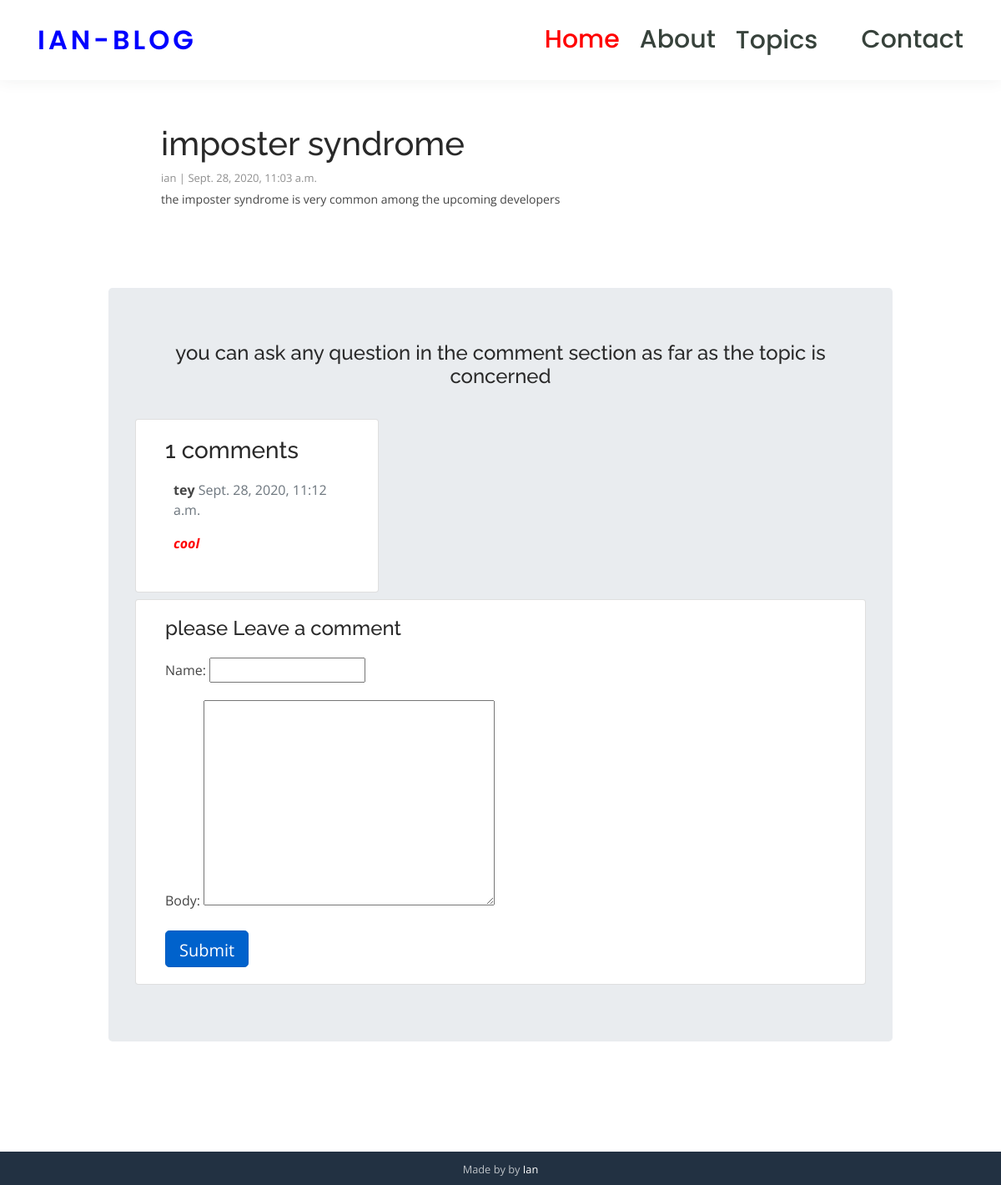
Screenshot of /imposter-syndrome/ with the database file from the repository.
### tey/models.py (models this page shows, shortened)
class Post(models.Model):
    title = models.CharField(max_length=200, unique=True)
    slug = models.SlugField(max_length=200, unique=True)
    author = models.ForeignKey(User, on_delete= models.CASCADE,related_name='blog_posts')
    updated_on = models.DateTimeField(auto_now= True)
    content = models.TextField()
    created_on = models.DateTimeField(auto_now_add=True)
    status = models.IntegerField(choices=STATUS, default=0)
    class Meta:
        ordering = ['-created_on']

class Comment(models.Model):
    post = models.ForeignKey(Post,on_delete=models.CASCADE,related_name='comments')
    name = models.CharField(max_length=80)
    body = models.TextField()
    created_on = models.DateTimeField(auto_now_add=True)
    active = models.BooleanField(default=False)
    class Meta:
        ordering = ['created_on']

### tey/views.py (the view)
# urls.py: path('<slug:slug>/', views.post_detail, name='post_detail'),
def post_detail(request, slug):
    template_name = 'post_detail.html'
    post = get_object_or_404(Post, slug=slug)
    comments = post.comments.filter(active=True)
    new_comment = None
    if request.method == 'POST':
        comment_form = CommentForm(data=request.POST)
        if comment_form.is_valid():
            new_comment = comment_form.save(commit=False)
            new_comment.post = post
            new_comment.save()
    else:
        comment_form = CommentForm()
    return render(request, template_name, {'post': post,
                                           'comments': comments,
                                           'new_comment': new_comment,
                                           'comment_form': comment_form})

### tey/forms.py
class CommentForm(forms.ModelForm):
    class Meta:
        model = Comment
        fields = ('name', 'body')

### tey/templates/post_detail.html (shortened to what this page needs)
{%  load static %}
<!DOCTYPE html>
<html lang="en">
<head>
    <link id="theme-style" rel="stylesheet" href="{% static 'asset/css/theme-1.css' %}">
  <link href="{% static 'assets/vendor/bootstrap/css/bootstrap.min.css' %}" rel="stylesheet">
  <link href="{% static 'assets/vendor/icofont/icofont.min.css' %}" rel="stylesheet">
  <link href="{% static 'assets/vendor/boxicons/css/boxicons.min.css' %}" rel="stylesheet">
  <link href="{% static 'assets/vendor/remixicon/remixicon.css' %}" rel="stylesheet">
  <link href="{% static 'assets/vendor/owl.carousel/assets/owl.carousel.min.css' %}" rel="stylesheet">
  <link href="{% static 'assets/vendor/animate.css/animate.min.css' %}" rel="stylesheet">
  <link href="{% static 'assets/vendor/aos/aos.css' %}" rel="stylesheet">
  <link href="{% static 'assets/css/main.css' %}" rel="stylesheet">
</head>
<body>
  <header id="header" class="fixed-top">
    <div class="container d-flex align-items-center">
      <h1 class="logo mr-auto"><a href="index.html">IAN-BLOG</a></h1>
      <nav class="nav-menu d-none d-lg-block">
        <ul>
          <li class="active"><a href="#">Home</a></li>
          <li><a href="#">About</a></li>
          <li class="drop-down"><a href="">Topics</a>
              </li>
          <li><a href="">Contact</a></li>
        </ul>
      </nav>
    </div>
  </header>
	 <div class="container" style="padding:100px;">
	    <section class="blog-list px-3 py-5 p-md-5">
		    <div class="container">
			    <div class="item mb-5">
				    <div class="media">
					    <div class="media-body">
						    <h1 class="mb-15">{% block title %} {{ post.title }} {% endblock title %}</h1>
						    <div class="meta mb-1">{{ post.author }} | {{ post.created_on }}</div>
						    <div class="intro">{{ post.content | safe }}</div>
					    </div>
				    </div>
			    </div>
		    </div>
      </section>
      <div class="jumbotron" style="" >
        <h4 class="text-center" >you can ask any question in the comment section as far as the topic is concerned</h4>
        <br>
       <div class="col-md-4 card mb-8  mt-1 ">
      <div class="card-body">
        <h3>{{ comments.count }} comments</h3>
        {% for comment in comments %}
        <div class="comments" style="padding: 10px;">
          <p class="font-weight-bold">
            {{ comment.name }}
            <span class=" text-muted font-weight-normal">
              {{ comment.created_on }}
            </span>
          </p>
         <i style="font-weight: bold; color: red; "> {{ comment.body | linebreaks }}</i>
        </div>
        {% endfor %}
      </div>
    </div>
    <div class="col-md-12 card mb-1  mt-2 ">
      <div class="card-body">
        {% if new_comment %}
        <div class="alert alert-success" role="alert">
          thanks for your comment
        </div>
        {% else %}
        <h4>please Leave a comment</h4>
        <form method="post" style="margin-top: 1.3em;">
          {{ comment_form.as_p }}
          <button type="submit" class="btn btn-primary active  btn-link  btn-lg">Submit</button>
        </form>
        {% endif %}
      </div>
    </div>
  </div>
</div>
	    <footer class="footer text-center py-2 theme-bg-dark">
                <small class="copyright">Made by   by <a href="https://iano.herokuapp.com/#" target="_blank">Ian</a>
	    </footer>
</body>
</html>

### tey/static/assets/css/main.css (style rules this page uses)
body { font-family: "Open Sans", sans-serif; color: #444444; }
a { color: #5fcf80; }
h1, h2, h3, h4, h5, h6 { font-family: "Raleway", sans-serif; }
#header { background: #fff; transition: all 0.5s; z-index: 997; padding: 15px 0; box-shadow: 0px 0 18px rgba(55, 66, 59, 0.08); }
#header .logo { font-size: 32px; margin: 0; padding: 0; line-height: 1; font-weight: 600; letter-spacing: 4px; text-transform: uppercase; font-family: "Poppins", sans-serif; }
#header .logo a { color: blue; }
.nav-menu ul { margin: 0; padding: 0; list-style: none; }
.nav-menu > ul { display: flex; }
.nav-menu > ul > li { position: relative; white-space: nowrap; padding: 10px 0 10px 24px; }
.nav-menu a { display: block; position: relative; color: #37423b; transition: 0.3s; font-size: 30px; font-family: "Poppins", sans-serif; font-weight: 500; }
.nav-menu a:hover, .nav-menu .active > a, .nav-menu li:hover > a { color: red; }
.nav-menu .drop-down > a:after { content: "\ea99"; font-family: IcoFont; padding-left: 5px; }
.mobile-nav { position: fixed; top: 55px; right: 15px; bottom: 15px; left: 15px; z-index: 9999; overflow-y: auto; background: #fff; transition: ease-in-out 0.2s; opacity: 0; visibility: hidden; border-radius: 10px; padding: 10px 0; }
.mobile-nav * { margin: 0; padding: 0; list-style: none; }
.mobile-nav a { display: block; position: relative; color: #37423b; padding: 10px 20px; font-weight: 500; outline: none; }
.mobile-nav a:hover, .mobile-nav .active > a, .mobile-nav li:hover > a { color: #5fcf80; text-decoration: none; }
.mobile-nav .drop-down > a:after { content: "\ea99"; font-family: IcoFont; padding-left: 10px; position: absolute; right: 15px; }
.mobile-nav .drop-down > a { padding-right: 35px; }
section { padding: 60px 0; overflow: hidden; }

### rows the page displays
Post: title "imposter syndrome", author "ian", created_on "Sept. 28, 2020, 11:03 a.m.", content "the imposter syndrome is very common among the upcoming developers"
Comment: name "tey", created_on "Sept. 28, 2020, 11:12 a.m.", body "cool"

### other values shown
{{ comments.count }} "1"
